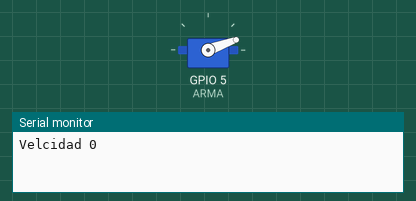
Simulated run of this sketch. Board: ESP32. Parts: servo, the last lines printed to the serial monitor.

Above: at 5.05 s.
At 15.0 s:
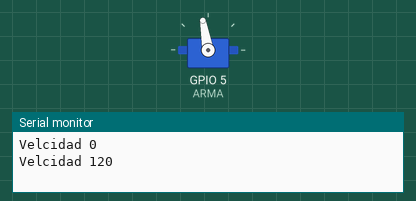
Timing chart, 0 to 18.0 s (numbered marks = the images above):
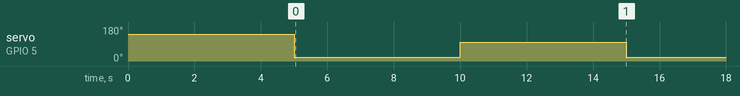

The sketch:

Motor_Brushless.ino
```cpp
/*
 Titulo: Control de motor Brushless
 Descripcion: Usamos la libreria Servo para
 controlar el motor Brushless
 */

//Incluimos libreria
#include <Servo_ESP32.h>

//Creamos instancia del ESC: Controlador de Brushless
Servo_ESP32 ESC;

//PIN DE CONTROL
#define ARMA 5

void setup() {
  Serial.begin(115200);
  ESC.attach(ARMA);//Asignamos a la instancia el PIN
  ESC.writeMicroseconds(2000);// Lo activamos con un pulso de 1 ms
  delay(5000);
}

void loop() {
  Serial.println("Velcidad 0");
  ESC.write(20); //Escribimos la velocidad para esto el rango va de 0 a 180
  delay(5000);
  Serial.println("Velcidad 120");
  ESC.write(100);
  delay(5000);
}
```

Measured:
- by itself, servo on GPIO 5 (ARMA): alternates 100° for 5.0 s and 20° for 5.0 s
